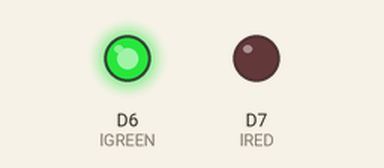
This sketch was run on a simulated ESP8266 (NodeMCU). Parts: output pins drawn as LEDs (lit = HIGH).

Above: at 0.2 s.
At 1.7 s:
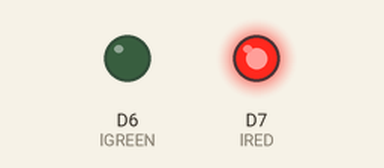
At 4.0 s:
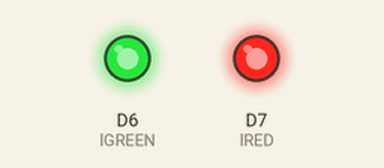
At 5.5 s:
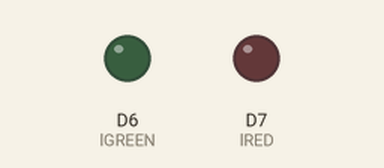
Timing chart, 0 to 6.9 s (numbered marks = the images above):
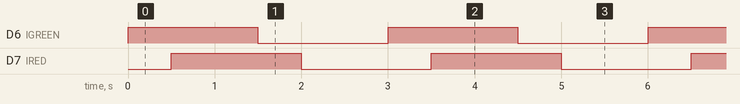

The sketch:

Blink.ino
```cpp
#define lRED D7
#define lGREEN D6

void setup() {
  digitalWrite(lRED, 0);
  pinMode(lRED, OUTPUT);
  digitalWrite(lGREEN, 0);
  pinMode(lGREEN, OUTPUT);
}

// the loop function runs over and over again forever
void loop() {
  digitalWrite(lGREEN, 1);
  delay(500);
  digitalWrite(lRED, 1);
  delay(1000);
  digitalWrite(lGREEN, 0);
  delay(500);
  digitalWrite(lRED, 0);
  delay(1000);
}
```

Measured:
- by itself, D6 (lGREEN), D7 (lRED): alternates HIGH for 1.5 s and LOW for 1.5 s
- by itself, everything shown: repeats every 3.0 s, in 4 steps
